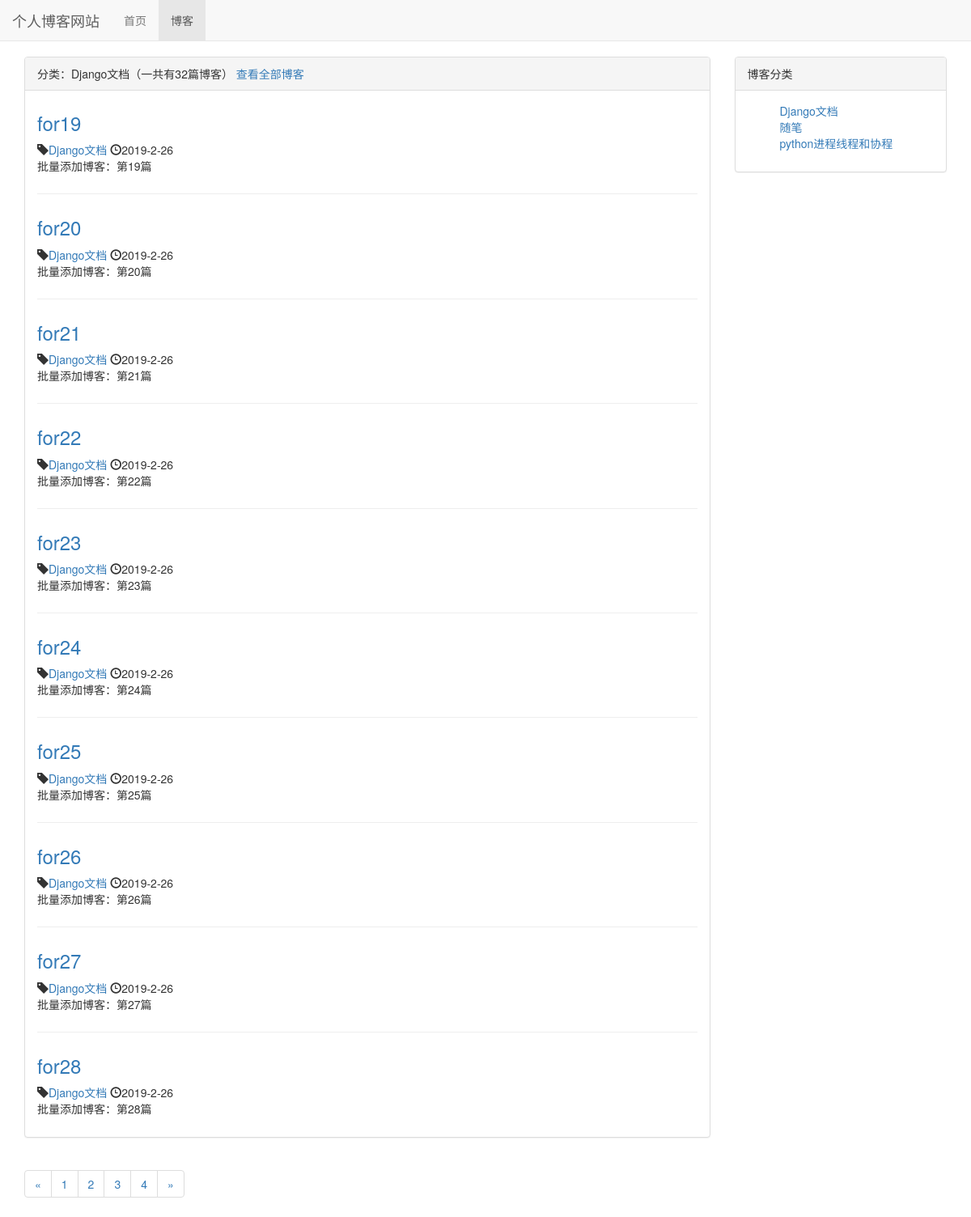
/blog/type/1?page=3, run on the app's committed database.
### blog/models.py (models this page shows, shortened)
class BlogType(models.Model):
    type_name = models.CharField(max_length=15, verbose_name="博客分类")
    def __str__(self):
        return self.type_name

class Blog(models.Model):
    title = models.CharField(max_length=50, verbose_name="博客标题")
    blog_type = models.ForeignKey(BlogType, on_delete=models.DO_NOTHING, verbose_name="博客分类")
    content = models.TextField(verbose_name="博客内容")
    author = models.ForeignKey(User, on_delete=models.DO_NOTHING, verbose_name="作者")
    created_time = models.DateTimeField(auto_now_add=True, verbose_name="创建日期")
    last_updated_time = models.DateTimeField(auto_now=True, verbose_name="最近修改日期")
    class Meta:
        ordering = ['created_time']

### blog/views.py (the view)
# urls.py: path('type/<int:blog_type_pk>', views.blog_with_type, name="blog_with_type"),
def blog_with_type(request, blog_type_pk):
    blog_type = get_object_or_404(BlogType, pk=blog_type_pk)
    blogs_all_list = Blog.objects.filter(blog_type=blog_type)
    paginator = Paginator(blogs_all_list, 10)
    page_num = request.GET.get("page", 1)  # 获取url的页码参数(GET请求)
    page_of_blogs = paginator.get_page(page_num)
    context = dict()
    context["blog_type"] = blog_type
    context["page_of_blogs"] = page_of_blogs
    context["blog_types"] = BlogType.objects.all()
    return render_to_response("blog/blog_with_type.html", context)

### blog/templates/blog/blog_with_type.html (shortened to what this page needs)
{% extends 'blog/blog_list.html' %}
{% block blog_list_title %}
    分类：{{ blog_type.type_name }}（一共有{{ page_of_blogs.paginator.count }}篇博客）
    <a href="{% url 'blog_list' %}">查看全部博客</a>
{% endblock %}

### blog/templates/blog/blog_list.html (shortened to what this page needs)
{% extends 'base.html' %}
{% block nav_blog_active %}
    active
{% endblock %}
{% load staticfiles %}
{% block header_extends %}
    <link rel="stylesheet" href="{% static 'blog/blog.css' %}">
{% endblock %}
{% block content %}
    <div class="container">
        <div class="row">
            <div class="col-xs-12 col-sm-8 col-md-8 col-lg-9">
                <div class="panel panel-default">
                    <div class="panel-heading">{% block blog_list_title %}博客列表（一共有{{ page_of_blogs.paginator.count }}篇博客）{% endblock %}</div>
                    <div class="panel-body">
                        {% for blog in page_of_blogs.object_list %}
                            <div class="blog">
                                <h3><a href={% url 'blog_detail' blog.pk %}>{{ blog.title }}</a></h3>
                                <p class="blog-info">
                                    <span class="glyphicon glyphicon-tag" aria-hidden="true"></span><a href="{% url 'blog_with_type' blog.blog_type.pk %}">{{ blog.blog_type }}</a>
                                    <span class="glyphicon glyphicon-time" aria-hidden="true"></span>{{ blog.created_time|date:"Y-n-d" }}
                                </p>
                                <p>{{ blog.content| truncatechars_html:200 }}</p>
                            </div>
                        {% empty %}
                            <div class="blog">
                                <h3>暂无博客，敬请期待</h3>
                            </div>
                        {% endfor %}
                    </div>
                </div>
                <div>
                    <ul class="pagination">
                        <li>
                            {% if page_of_blogs.has_previous %}
                                <a href="?page={{ page_of_blogs.previous_page_number }}" aria-label="Previous">
                                    <span aria-hidden="true">&laquo;</span>
                                </a>
                            {% else %}
                                <span aria-hidden="true">&laquo;</span>
                            {% endif %}
                        </li>
                        {% for page_num in page_of_blogs.paginator.page_range %}
                            <li><a href="?page={{ page_num }}">{{ page_num }}</a></li>
                        {% endfor %}
                        <li>
                            {% if page_of_blogs.has_next %}
                                <a href="?page={{ page_of_blogs.next_page_number }}" aria-label="Next">
                                    <span aria-hidden="true">&raquo;</span>
                                </a>
                            {% else %}
                                <span aria-hidden="true">&raquo;</span>
                            {% endif %}
                        </li>
                    </ul>
                </div>
            </div>
            <div class="hidden-xs col-sm-4 col-md-4 col-lg-3">
                <div class="panel panel-default">
                    <div class="panel-heading">博客分类</div>
                    <div class="panel-body">
                    <ul class="blog-types">
                        {% for blog_type in blog_types %}
                                <li><a href="{% url 'blog_with_type' blog_type.pk %}">{{ blog_type.type_name }}</a></li>
                        {% empty %}
                            <li>暂无分类</li>
                        {% endfor %}
                    </ul>
                    </div>
                </div>
            </div>
        </div>
    </div>
{% endblock %}

### static/css/base.css (style rules this page uses)
body { margin: 0; padding: 0; margin-top: 70px!important; }

### blog/static/blog/blog.css (style rules this page uses)
ul.blog-types { list-style-type: None; }
div.blog:not(:last-child) { margin-bottom: 2em; padding-bottom: 1em; border-bottom: 1px solid #eee; }
div.blog h3 { margin-top: 0.5em; }
div.blog p.blog-info { margin-bottom: 0; }

### data on the page
BlogType: type_name "Django文档"
Blog: title "for19", blog_type "Django文档", created_time "2019-2-26", content "批量添加博客：第19篇"
Blog: title "for20", blog_type "Django文档", created_time "2019-2-26", content "批量添加博客：第20篇"
Blog: title "for21", blog_type "Django文档", created_time "2019-2-26", content "批量添加博客：第21篇"
Blog: title "for22", blog_type "Django文档", created_time "2019-2-26", content "批量添加博客：第22篇"
Blog: title "for23", blog_type "Django文档", created_time "2019-2-26", content "批量添加博客：第23篇"
Blog: title "for24", blog_type "Django文档", created_time "2019-2-26", content "批量添加博客：第24篇"
Blog: title "for25", blog_type "Django文档", created_time "2019-2-26", content "批量添加博客：第25篇"
Blog: title "for26", blog_type "Django文档", created_time "2019-2-26", content "批量添加博客：第26篇"
Blog: title "for27", blog_type "Django文档", created_time "2019-2-26", content "批量添加博客：第27篇"
Blog: title "for28", blog_type "Django文档", created_time "2019-2-26", content "批量添加博客：第28篇"
BlogType: type_name "随笔"
BlogType: type_name "python进程线程和协程"

### other printed values
{{ page_of_blogs.paginator.count }} "32"
{{ page_num }} "1" "2" "3" "4"
